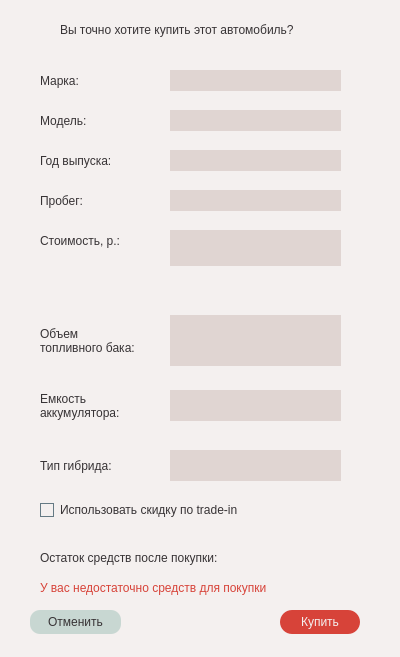
<?xml version="1.0" encoding="UTF-8"?>
<ui version="4.0">
 <class>PurchaseWindow</class>
 <widget class="QDialog" name="PurchaseWindow">
  <property name="geometry">
   <rect>
    <x>0</x>
    <y>0</y>
    <width>400</width>
    <height>657</height>
   </rect>
  </property>
  <property name="windowTitle">
   <string>Подтверждение покупки</string>
  </property>
  <property name="styleSheet">
   <string notr="true">background-color: rgb(244, 240, 239);
font: 600 10pt &quot;Montserrat&quot;;
color: rgb(55, 51, 53);</string>
  </property>
  <widget class="QLabel" name="topLabel">
   <property name="geometry">
    <rect>
     <x>60</x>
     <y>20</y>
     <width>291</width>
     <height>20</height>
    </rect>
   </property>
   <property name="styleSheet">
    <string notr="true">font: 700 9pt &quot;Montserrat&quot;;</string>
   </property>
   <property name="text">
    <string>Вы точно хотите купить этот автомобиль?</string>
   </property>
  </widget>
  <widget class="QLabel" name="brandLabel">
   <property name="geometry">
    <rect>
     <x>40</x>
     <y>70</y>
     <width>51</width>
     <height>21</height>
    </rect>
   </property>
   <property name="styleSheet">
    <string notr="true">font-size:9pt;</string>
   </property>
   <property name="text">
    <string>Марка:</string>
   </property>
  </widget>
  <widget class="QLabel" name="modelLabel">
   <property name="geometry">
    <rect>
     <x>40</x>
     <y>110</y>
     <width>61</width>
     <height>21</height>
    </rect>
   </property>
   <property name="styleSheet">
    <string notr="true">font-size:9pt;</string>
   </property>
   <property name="text">
    <string>Модель:</string>
   </property>
  </widget>
  <widget class="QLabel" name="yearLabel">
   <property name="geometry">
    <rect>
     <x>40</x>
     <y>150</y>
     <width>91</width>
     <height>21</height>
    </rect>
   </property>
   <property name="styleSheet">
    <string notr="true">font-size:9pt;</string>
   </property>
   <property name="text">
    <string>Год выпуска:</string>
   </property>
  </widget>
  <widget class="QLabel" name="mileageLabel">
   <property name="geometry">
    <rect>
     <x>40</x>
     <y>190</y>
     <width>61</width>
     <height>21</height>
    </rect>
   </property>
   <property name="styleSheet">
    <string notr="true">font-size:9pt;</string>
   </property>
   <property name="text">
    <string>Пробег:</string>
   </property>
  </widget>
  <widget class="QLabel" name="priceLabel">
   <property name="geometry">
    <rect>
     <x>40</x>
     <y>230</y>
     <width>91</width>
     <height>21</height>
    </rect>
   </property>
   <property name="styleSheet">
    <string notr="true">font-size:9pt;</string>
   </property>
   <property name="text">
    <string>Стоимость, р.:</string>
   </property>
  </widget>
  <widget class="QLabel" name="fuelTankLabel">
   <property name="geometry">
    <rect>
     <x>40</x>
     <y>320</y>
     <width>111</width>
     <height>41</height>
    </rect>
   </property>
   <property name="styleSheet">
    <string notr="true">font-size:9pt;</string>
   </property>
   <property name="text">
    <string>Объем
топливного бака:</string>
   </property>
  </widget>
  <widget class="QLabel" name="hybridTypeLabel">
   <property name="geometry">
    <rect>
     <x>40</x>
     <y>450</y>
     <width>91</width>
     <height>31</height>
    </rect>
   </property>
   <property name="styleSheet">
    <string notr="true">font-size:9pt;</string>
   </property>
   <property name="text">
    <string>Тип гибрида:</string>
   </property>
  </widget>
  <widget class="QLabel" name="brandValueLabel">
   <property name="geometry">
    <rect>
     <x>170</x>
     <y>70</y>
     <width>171</width>
     <height>21</height>
    </rect>
   </property>
   <property name="styleSheet">
    <string notr="true">background-color: #E0D5D2;
padding: 5px;</string>
   </property>
   <property name="text">
    <string/>
   </property>
  </widget>
  <widget class="QLabel" name="modelValueLabel">
   <property name="geometry">
    <rect>
     <x>170</x>
     <y>110</y>
     <width>171</width>
     <height>21</height>
    </rect>
   </property>
   <property name="styleSheet">
    <string notr="true">background-color: #E0D5D2;
padding: 5px;</string>
   </property>
   <property name="text">
    <string/>
   </property>
  </widget>
  <widget class="QLabel" name="yearValueLabel">
   <property name="geometry">
    <rect>
     <x>170</x>
     <y>150</y>
     <width>171</width>
     <height>21</height>
    </rect>
   </property>
   <property name="styleSheet">
    <string notr="true">background-color: #E0D5D2;background-color: #E0D5D2;
padding: 5px;</string>
   </property>
   <property name="text">
    <string/>
   </property>
  </widget>
  <widget class="QLabel" name="mileageValueLabel">
   <property name="geometry">
    <rect>
     <x>170</x>
     <y>190</y>
     <width>171</width>
     <height>21</height>
    </rect>
   </property>
   <property name="styleSheet">
    <string notr="true">background-color: #E0D5D2;
padding: 5px;</string>
   </property>
   <property name="text">
    <string/>
   </property>
  </widget>
  <widget class="QLabel" name="priceValueLabel">
   <property name="geometry">
    <rect>
     <x>170</x>
     <y>230</y>
     <width>171</width>
     <height>21</height>
    </rect>
   </property>
   <property name="styleSheet">
    <string notr="true">background-color: #E0D5D2;
padding: 5px;</string>
   </property>
   <property name="text">
    <string/>
   </property>
  </widget>
  <widget class="QLabel" name="fuelTankValueLabel">
   <property name="geometry">
    <rect>
     <x>170</x>
     <y>315</y>
     <width>171</width>
     <height>51</height>
    </rect>
   </property>
   <property name="styleSheet">
    <string notr="true">background-color: #E0D5D2;
padding: 5px;</string>
   </property>
   <property name="text">
    <string/>
   </property>
  </widget>
  <widget class="QLabel" name="hybridTypeValueLabel">
   <property name="geometry">
    <rect>
     <x>170</x>
     <y>450</y>
     <width>171</width>
     <height>31</height>
    </rect>
   </property>
   <property name="styleSheet">
    <string notr="true">background-color: #E0D5D2;
padding: 5px;</string>
   </property>
   <property name="text">
    <string/>
   </property>
  </widget>
  <widget class="QPushButton" name="backPushButton">
   <property name="geometry">
    <rect>
     <x>30</x>
     <y>610</y>
     <width>91</width>
     <height>24</height>
    </rect>
   </property>
   <property name="styleSheet">
    <string notr="true">QPushButton:hover
{
	background-color: #9AB6AC;
}
QPushButton{
	color: rgb(55, 51, 53);
	font: 600 10pt &quot;Montserrat&quot;;
	border-radius: 10px;
	border-style: solid;
	border-width: 0px;
	background-color: rgb(200, 215, 210);
	padding: 5px;
}

</string>
   </property>
   <property name="text">
    <string>Отменить</string>
   </property>
  </widget>
  <widget class="QPushButton" name="purchasePushButton">
   <property name="geometry">
    <rect>
     <x>280</x>
     <y>610</y>
     <width>80</width>
     <height>24</height>
    </rect>
   </property>
   <property name="styleSheet">
    <string notr="true">QPushButton:hover
{
	background-color: #CC3329;
}
QPushButton{
	color: rgb(244, 240, 239);
	font: 600 10pt &quot;Montserrat&quot;;
	border-radius: 12px;
	border-style: solid;
	border-width: 0px;
	background-color: rgb(215, 67, 57);
	padding: 5px;
}
</string>
   </property>
   <property name="text">
    <string>Купить</string>
   </property>
  </widget>
  <widget class="QLabel" name="batteryCapacityLabel">
   <property name="geometry">
    <rect>
     <x>40</x>
     <y>390</y>
     <width>101</width>
     <height>31</height>
    </rect>
   </property>
   <property name="styleSheet">
    <string notr="true">font-size:9pt;</string>
   </property>
   <property name="text">
    <string>Емкость
аккумулятора:</string>
   </property>
  </widget>
  <widget class="QLabel" name="batteryCapacityValueLabel">
   <property name="geometry">
    <rect>
     <x>170</x>
     <y>390</y>
     <width>171</width>
     <height>31</height>
    </rect>
   </property>
   <property name="styleSheet">
    <string notr="true">background-color: #E0D5D2;
padding: 5px;</string>
   </property>
   <property name="text">
    <string/>
   </property>
  </widget>
  <widget class="QLabel" name="warningLabel">
   <property name="geometry">
    <rect>
     <x>40</x>
     <y>580</y>
     <width>301</width>
     <height>16</height>
    </rect>
   </property>
   <property name="styleSheet">
    <string notr="true">color:rgb(215, 67, 57);</string>
   </property>
   <property name="text">
    <string>У вас недостаточно средств для покупки</string>
   </property>
  </widget>
  <widget class="QLabel" name="infoAboutBalanceLabel">
   <property name="geometry">
    <rect>
     <x>40</x>
     <y>550</y>
     <width>221</width>
     <height>16</height>
    </rect>
   </property>
   <property name="styleSheet">
    <string notr="true">font-size: 9pt;</string>
   </property>
   <property name="text">
    <string>Остаток средств после покупки:</string>
   </property>
  </widget>
  <widget class="QLabel" name="balanceLabel">
   <property name="geometry">
    <rect>
     <x>260</x>
     <y>550</y>
     <width>91</width>
     <height>16</height>
    </rect>
   </property>
   <property name="styleSheet">
    <string notr="true">font-size: 9pt;</string>
   </property>
   <property name="text">
    <string/>
   </property>
  </widget>
  <widget class="QCheckBox" name="discountAmountCheckBox">
   <property name="geometry">
    <rect>
     <x>40</x>
     <y>500</y>
     <width>261</width>
     <height>20</height>
    </rect>
   </property>
   <property name="styleSheet">
    <string notr="true">QCheckBox::indicator {
    border: solid;
	border-color: #657A84;
	border-width: 1px;	
}
QCheckBox::indicator:checked {
	border: none;
	background-color: rgb(215, 67, 57);
}
QCheckBox
{
	font-size: 9pt;
}
</string>
   </property>
   <property name="text">
    <string>Использовать скидку по trade-in</string>
   </property>
  </widget>
  <widget class="QLabel" name="priceValueLabelWithDiscount">
   <property name="geometry">
    <rect>
     <x>170</x>
     <y>250</y>
     <width>171</width>
     <height>16</height>
    </rect>
   </property>
   <property name="styleSheet">
    <string notr="true">background-color: #E0D5D2;
padding-left: 5px;
</string>
   </property>
   <property name="text">
    <string/>
   </property>
  </widget>
  <widget class="QLabel" name="remarkLabel">
   <property name="geometry">
    <rect>
     <x>40</x>
     <y>270</y>
     <width>301</width>
     <height>31</height>
    </rect>
   </property>
   <property name="styleSheet">
    <string notr="true">font-size:8pt;</string>
   </property>
   <property name="text">
    <string/>
   </property>
  </widget>
 </widget>
 <resources/>
 <connections/>
</ui>
